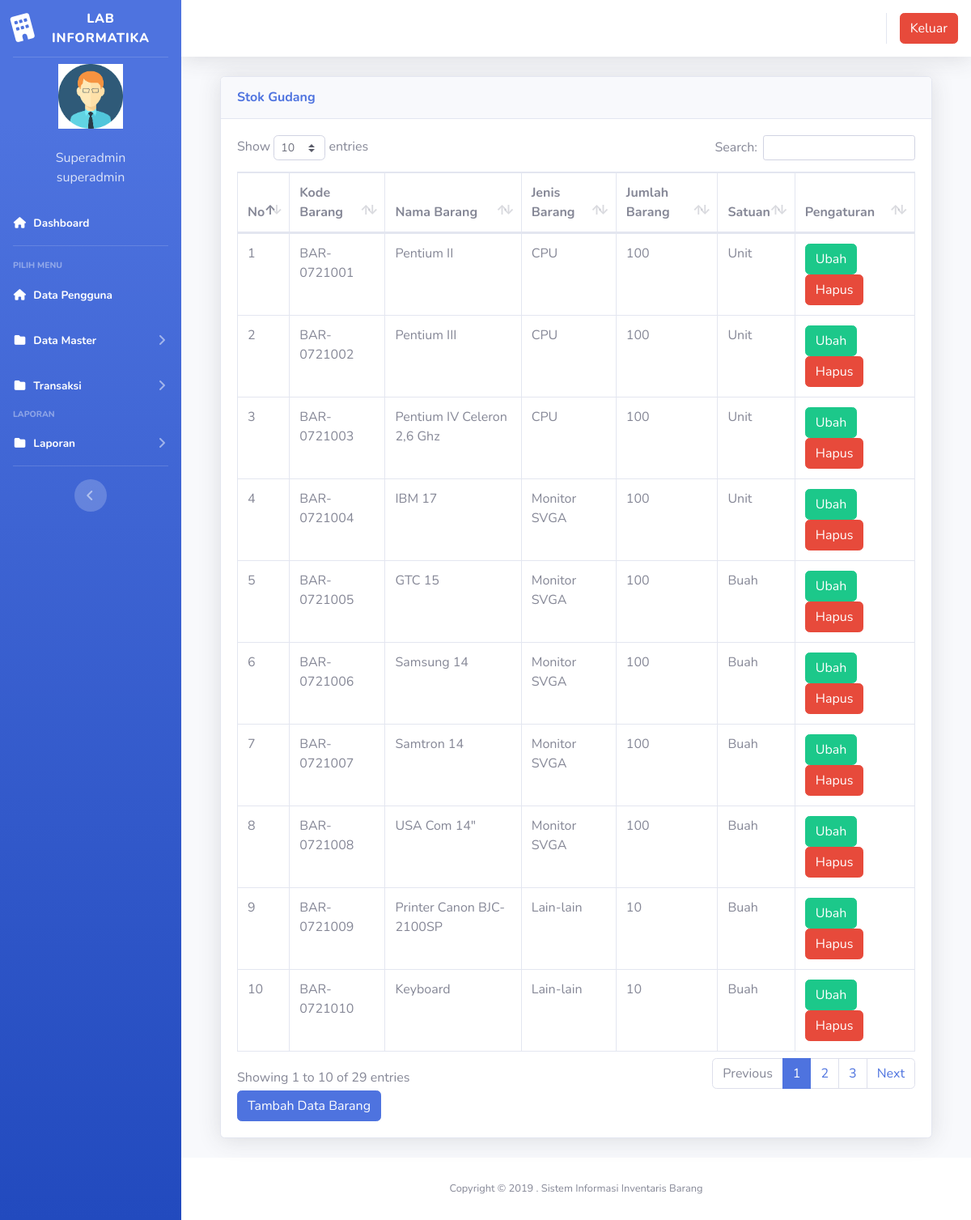
/index3.php?page=gudang (signed in), run on the app's committed database.
### tables this page shows
CREATE TABLE `users` (
  `id` int(11) NOT NULL,
  `nik` varchar(10) NOT NULL,
  `nama` varchar(100) NOT NULL,
  `alamat` varchar(200) NOT NULL,
  `telepon` varchar(100) NOT NULL,
  `username` varchar(100) NOT NULL,
  `password` varchar(100) NOT NULL,
  `level` varchar(25) NOT NULL DEFAULT 'member',
  `foto` varchar(25) NOT NULL
);

CREATE TABLE `gudang` (
  `id` int(11) NOT NULL,
  `kode_barang` varchar(100) NOT NULL,
  `nama_barang` varchar(100) NOT NULL,
  `jenis_barang` varchar(100) NOT NULL,
  `jumlah` varchar(250) NOT NULL,
  `satuan` varchar(100) NOT NULL
);

### page/gudang/gudang.php (the view, shortened to what this page needs)
<div class="container-fluid">
  <div class="card shadow mb-4">
    <div class="card-header py-3">
      <h6 class="m-0 font-weight-bold text-primary">Stok Gudang</h6>
    </div>
    <div class="card-body">
      <div class="table-responsive">
        <table class="table table-bordered" id="dataTable" width="100%" cellspacing="0">
        <thead>
                                <tr>
			<th>No</th>
			<th>Kode Barang</th>
			<th>Nama Barang</th>
			<th>Jenis Barang</th>
			<th>Jumlah Barang</th>
			<th>Satuan</th>
			<th>Pengaturan</th>
                                </tr>
		</thead>
          <tbody>
            <?php
	$no = 1;
	$sql = $koneksi->query("select * from gudang");
	while ($data = $sql->fetch_assoc()) {
	?>
                                <tr>
                                    <td><?php echo $no++; ?></td>
			<td><?php echo $data['kode_barang'] ?></td>
			<td><?php echo $data['nama_barang'] ?></td>
			<td><?php echo $data['jenis_barang'] ?></td>
			<td><?php echo $data['jumlah'] ?></td>
			<td><?php echo $data['satuan'] ?></td>
			<td>
			<a href="?page=gudang&aksi=ubahgudang&kode_barang=<?php echo $data['kode_barang'] ?>" class="btn btn-success" >Ubah</a>
			<a onclick="return confirm('Apakah anda yakin akan menghapus data ini?')" href="?page=gudang&aksi=hapusgudang&kode_barang=<?php echo $data['kode_barang'] ?>" class="btn btn-danger" >Hapus</a>
			</td>
                                </tr>
	<?php }?>
		   </tbody>
                        </table>
<a href="?page=gudang&aksi=tambahgudang" class="btn btn-primary" >Tambah Data Barang</a>
      </div>
    </div>
  </div>
</div>

### index3.php (shortened to what this page needs)
<?php
	$koneksi = new mysqli("localhost","root","","inventori");
	?>
<!DOCTYPE html>
<html lang="en">
<head>
  <link href="vendor/fontawesome-free/css/all.min.css" rel="stylesheet" type="text/css">
  <link href="css/sb-admin-2.min.css" rel="stylesheet">
  <link href="vendor/datatables/dataTables.bootstrap4.min.css" rel="stylesheet">
</head>
<body id="page-top">
  <div id="wrapper">
    <ul class="navbar-nav bg-gradient-primary sidebar sidebar-dark accordion" id="accordionSidebar">
      <a class="sidebar-brand d-flex align-items-center justify-content-center" href="index3.php">
        <div class="sidebar-brand-icon rotate-n-15">
          <i class="fas fa-building"></i>
        </div>
        <div class="sidebar-brand-text mx-2">LAB INFORMATIKA</div>
      </a>
      <hr class="sidebar-divider my-0">
 <?php
   if ($_SESSION['superadmin']) {
	   $user = $_SESSION['superadmin'];
   }
   $sql =$koneksi->query("select * from users where id='$user'");
   $data = $sql->fetch_assoc();
   ?>
    <li class="d-flex align-items-center justify-content-center">
        <a class="nav-link">
		 <img src="img/<?php echo $data['foto']?>" class="img-circle" width="80" alt="User"/></a>
	  </li>
		 <li class="nav-item ">
        <a class="nav-link">
         	<div class="d-flex align-items-center justify-content-center" class="name">  <?php echo  $data['nama'];?></div></font>
			<div class="d-flex align-items-center justify-content-center" class="email"><?php echo $data['level'];?></div>
		 </a>
      </li>
      <li class="nav-item active">
        <a class="nav-link" href="?page=home3">
          <i class="fas fa-fw fa-home"></i>
          <span>Dashboard</span></a>
      </li>
      <hr class="sidebar-divider">
      <div class="sidebar-heading">
        Pilih Menu
      </div>
	    <li class="nav-item active">
        <a class="nav-link" href="?page=pengguna">
          <i class="fas fa-fw fa-home"></i>
          <span>Data Pengguna</span></a>
      </li>
	   <li class="nav-item active">
        <a class="nav-link collapsed" href="#" data-toggle="collapse" data-target="#collapseData" aria-expanded="true" aria-controls="collapseData">
          <i class="fas fa-fw fa-folder"></i>
          <span>Data Master</span>
        </a>
      </li>
	    <li class="nav-item active">
        <a class="nav-link collapsed" href="#" data-toggle="collapse" data-target="#collapsePages" aria-expanded="true" aria-controls="collapsePages">
          <i class="fas fa-fw fa-folder"></i>
          <span>Transaksi</span>
        </a>
      </li>
      <div class="sidebar-heading">
        Laporan
      </div>
	     <li class="nav-item active">
        <a class="nav-link collapsed" href="#" data-toggle="collapse" data-target="#collapseLaporan" aria-expanded="true" aria-controls="collapseLaporan">
          <i class="fas fa-fw fa-folder"></i>
          <span>Laporan</span>
        </a>
      </li>
      <hr class="sidebar-divider d-none d-md-block">
      <div class="text-center d-none d-md-inline">
        <button class="rounded-circle border-0" id="sidebarToggle"></button>
      </div>
    </ul>
    <div id="content-wrapper" class="d-flex flex-column">
      <div id="content">
        <nav class="navbar navbar-expand navbar-light bg-white topbar mb-4 static-top shadow">
          <ul class="navbar-nav ml-auto">
            <li class="nav-item dropdown no-arrow">
			 <div class="top-menu">
        <ul class="nav pull-right top-menu">
           <li><a onclick="return confirm('Apakah anda yakin akan logout?')" class="btn btn-danger" class="logout" href="logout.php">Keluar</a></li>
        </ul>
      </div>
            </li>
          </ul>
        </nav>
        <div class="container-fluid">
		 <section class="content">
		      <?php
			   $page = $_GET['page'];
			   $aksi = $_GET['aksi'];
				if ($page == "gudang") {
				   if ($aksi == "") {
					   include "page/gudang/gudang.php";
				   }
				}
			   ?>
    </section>
</div>
      <footer class="sticky-footer bg-white">
        <div class="container my-auto">
          <div class="copyright text-center my-auto">
            <span>Copyright &copy; 2019 . Sistem Informasi Inventaris Barang</span>
          </div>
        </div>
      </footer>
    </div>
  </div>
  </div>
</body>
</html>

### data on the page
users: foto (picture), nama "Superadmin", level "superadmin"
gudang: kode_barang "BAR-0721001", nama_barang "Pentium II", jenis_barang "CPU", jumlah "100", satuan "Unit"
gudang: kode_barang "BAR-0721002", nama_barang "Pentium III", jenis_barang "CPU", jumlah "100", satuan "Unit"
gudang: kode_barang "BAR-0721003", nama_barang "Pentium IV Celeron 2,6 Ghz", jenis_barang "CPU", jumlah "100", satuan "Unit"
gudang: kode_barang "BAR-0721004", nama_barang "IBM 17", jenis_barang "Monitor SVGA", jumlah "100", satuan "Unit"
gudang: kode_barang "BAR-0721005", nama_barang "GTC 15", jenis_barang "Monitor SVGA", jumlah "100", satuan "Buah"
gudang: kode_barang "BAR-0721006", nama_barang "Samsung 14", jenis_barang "Monitor SVGA", jumlah "100", satuan "Buah"
gudang: kode_barang "BAR-0721007", nama_barang "Samtron 14", jenis_barang "Monitor SVGA", jumlah "100", satuan "Buah"
gudang: kode_barang "BAR-0721008", nama_barang "USA Com 14\"", jenis_barang "Monitor SVGA", jumlah "100", satuan "Buah"
gudang: kode_barang "BAR-0721009", nama_barang "Printer Canon BJC-2100SP", jenis_barang "Lain-lain", jumlah "10", satuan "Buah"
gudang: kode_barang "BAR-0721010", nama_barang "Keyboard", jenis_barang "Lain-lain", jumlah "10", satuan "Buah"
